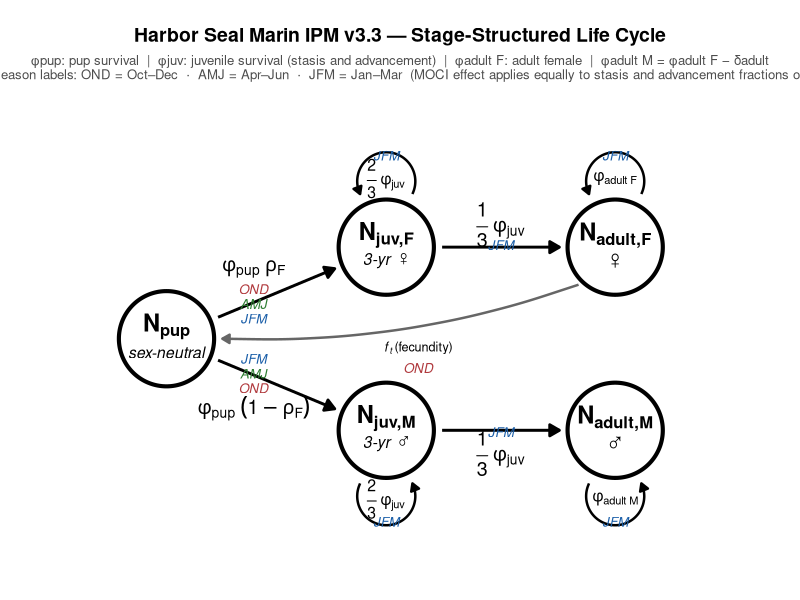
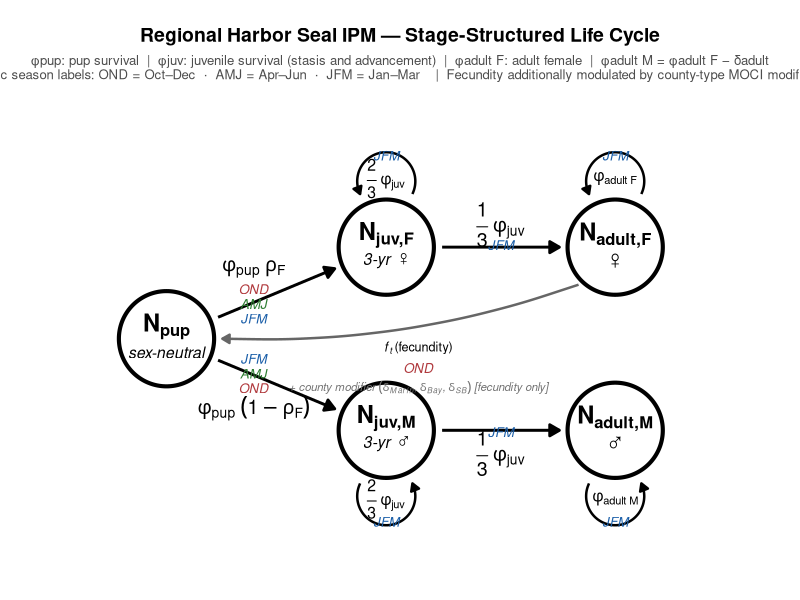

Generate these figures, in order, with R:
# =============================================================================
# Harbor Seal IPM — Stage-Structured Life-Cycle Diagrams
# Two versions:
#   (A) Marin IPM v3.3   — MOCI seasons as small colored text labels
#   (B) Regional IPM     — adds county-type modifier notation on fecundity
#
# MOCI label placement:
#   φ_pup arrows        → OND · AMJ · JFM (stacked, both arrows)
#   2/3 φ_juv stasis    → JFM (both sexes)
#   1/3 φ_juv → adult  → JFM (both sexes) — same φ_juv, same MOCI effect
#   φ_adult stasis      → JFM (both sexes)
#   fecundity arc       → OND
#   Regional only: fecundity arc also notes county modifier
# =============================================================================

library(tidyverse)
library(ggforce)

# ── Node centres ──────────────────────────────────────────────────────────────
px  <- 1.00;  py  <-  0.00
jfx <- 3.40;  jfy <-  1.00
jmx <- 3.40;  jmy <- -1.00
afx <- 5.90;  afy <-  1.00
amx <- 5.90;  amy <- -1.00

r        <- 0.52
gap      <- 0.09
loop_gap <- 0.06

# ── Arrow styles ──────────────────────────────────────────────────────────────
ar       <- arrow(length = unit(8, "pt"), type = "closed")
ar_loop  <- arrow(length = unit(6, "pt"), type = "closed")
ar_repro <- arrow(length = unit(6, "pt"), type = "closed")

lw      <- 1.00
lw_loop <- 0.85
lw_rep  <- 0.85

# ── MOCI label colours ────────────────────────────────────────────────────────
col_ond <- "#B03A3E"   # muted red    — OND
col_amj <- "#2E7D32"   # muted green  — AMJ
col_jfm <- "#1A5EA8"   # muted blue   — JFM
moci_sz <- 3.4         # font size for MOCI labels

# ── Helper: point on circle edge toward target ────────────────────────────────
edge <- function(x0, y0, x1, y1, radius = r, g = gap) {
  theta <- atan2(y1 - y0, x1 - x0)
  c(x0 + (radius + g) * cos(theta),
    y0 + (radius + g) * sin(theta))
}

# ── Pre-compute arrow endpoints ───────────────────────────────────────────────
pup_to_jf_d <- edge(px,  py,  jfx, jfy)
pup_to_jf_a <- edge(jfx, jfy, px,  py )
pup_to_jm_d <- edge(px,  py,  jmx, jmy)
pup_to_jm_a <- edge(jmx, jmy, px,  py )
jf_to_af_d  <- edge(jfx, jfy, afx, afy)
jf_to_af_a  <- edge(afx, afy, jfx, jfy)
jm_to_am_d  <- edge(jmx, jmy, amx, amy)
jm_to_am_a  <- edge(amx, amy, jmx, jmy)

fec_d <- c(afx - 0.20, afy - r - gap)
fec_a <- c(px  + r + gap, py + 0.10)

# Midpoints of pup survival arrows
mid_pup_jf <- c((pup_to_jf_d[1] + pup_to_jf_a[1]) / 2,
                (pup_to_jf_d[2] + pup_to_jf_a[2]) / 2)
mid_pup_jm <- c((pup_to_jm_d[1] + pup_to_jm_a[1]) / 2,
                (pup_to_jm_d[2] + pup_to_jm_a[2]) / 2)

# Midpoints of juv → adult transition arrows
mid_jf_af <- c((jf_to_af_d[1] + jf_to_af_a[1]) / 2,
               (jf_to_af_d[2] + jf_to_af_a[2]) / 2)
mid_jm_am <- c((jm_to_am_d[1] + jm_to_am_a[1]) / 2,
               (jm_to_am_d[2] + jm_to_am_a[2]) / 2)

# ── Base life-cycle layers ────────────────────────────────────────────────────
base_layers <- list(
  
  # Circles — fill first, then border
  geom_circle(aes(x0=px,  y0=py,  r=r), fill="white", color=NA, linewidth=0),
  geom_circle(aes(x0=jfx, y0=jfy, r=r), fill="white", color=NA, linewidth=0),
  geom_circle(aes(x0=jmx, y0=jmy, r=r), fill="white", color=NA, linewidth=0),
  geom_circle(aes(x0=afx, y0=afy, r=r), fill="white", color=NA, linewidth=0),
  geom_circle(aes(x0=amx, y0=amy, r=r), fill="white", color=NA, linewidth=0),
  geom_circle(aes(x0=px,  y0=py,  r=r), fill=NA, color="black", linewidth=1.4),
  geom_circle(aes(x0=jfx, y0=jfy, r=r), fill=NA, color="black", linewidth=1.4),
  geom_circle(aes(x0=jmx, y0=jmy, r=r), fill=NA, color="black", linewidth=1.4),
  geom_circle(aes(x0=afx, y0=afy, r=r), fill=NA, color="black", linewidth=1.4),
  geom_circle(aes(x0=amx, y0=amy, r=r), fill=NA, color="black", linewidth=1.4),
  
  # Node labels
  annotate("text", x=px,  y=py +0.13, label="bold('N'['pup'])",      parse=TRUE, size=6),
  annotate("text", x=px,  y=py -0.15, label="italic('sex-neutral')",  parse=TRUE, size=4),
  annotate("text", x=jfx, y=jfy+0.13, label="bold('N'['juv,F'])",    parse=TRUE, size=6),
  annotate("text", x=jfx, y=jfy-0.15, label="italic('3-yr  \u2640')", parse=TRUE, size=4),
  annotate("text", x=jmx, y=jmy+0.13, label="bold('N'['juv,M'])",    parse=TRUE, size=6),
  annotate("text", x=jmx, y=jmy-0.15, label="italic('3-yr  \u2642')", parse=TRUE, size=4),
  annotate("text", x=afx, y=afy+0.13, label="bold('N'['adult,F'])",  parse=TRUE, size=6),
  annotate("text", x=afx, y=afy-0.15, label="'\u2640'",               parse=TRUE, size=5),
  annotate("text", x=amx, y=amy+0.13, label="bold('N'['adult,M'])",  parse=TRUE, size=6),
  annotate("text", x=amx, y=amy-0.15, label="'\u2642'",               parse=TRUE, size=5),
  
  # Stage-transition arrows
  annotate("segment",
           x=pup_to_jf_d[1], y=pup_to_jf_d[2],
           xend=pup_to_jf_a[1], yend=pup_to_jf_a[2],
           arrow=ar, color="black", linewidth=lw),
  annotate("segment",
           x=pup_to_jm_d[1], y=pup_to_jm_d[2],
           xend=pup_to_jm_a[1], yend=pup_to_jm_a[2],
           arrow=ar, color="black", linewidth=lw),
  annotate("segment",
           x=jf_to_af_d[1], y=jf_to_af_d[2],
           xend=jf_to_af_a[1], yend=jf_to_af_a[2],
           arrow=ar, color="black", linewidth=lw),
  annotate("segment",
           x=jm_to_am_d[1], y=jm_to_am_d[2],
           xend=jm_to_am_a[1], yend=jm_to_am_a[2],
           arrow=ar, color="black", linewidth=lw),
  
  # Stasis loops
  annotate("curve",
           x=jfx+r*0.55, y=jfy+r+loop_gap,
           xend=jfx-r*0.55, yend=jfy+r+loop_gap,
           curvature=1.6, ncp=25, color="black",
           arrow=ar_loop, linewidth=lw_loop),
  annotate("curve",
           x=jmx-r*0.55, y=jmy-r-loop_gap,
           xend=jmx+r*0.55, yend=jmy-r-loop_gap,
           curvature=1.6, ncp=25, color="black",
           arrow=ar_loop, linewidth=lw_loop),
  annotate("curve",
           x=afx+r*0.55, y=afy+r+loop_gap,
           xend=afx-r*0.55, yend=afy+r+loop_gap,
           curvature=1.6, ncp=25, color="black",
           arrow=ar_loop, linewidth=lw_loop),
  annotate("curve",
           x=amx-r*0.55, y=amy-r-loop_gap,
           xend=amx+r*0.55, yend=amy-r-loop_gap,
           curvature=1.6, ncp=25, color="black",
           arrow=ar_loop, linewidth=lw_loop),
  
  # Fecundity arrow (Adult F → Pup)
  annotate("curve",
           x=fec_d[1]-0.2, y=fec_d[2]+0.2,
           xend=fec_a[1], yend=fec_a[2]-0.1,
           curvature=-0.1, color="grey40",
           arrow=ar_repro, linewidth=lw_rep),
  
  # ── Vital-rate labels on transitions ─────────────────────────────────────────
  
  # Pup survival arrows
  annotate("text",
           x = mid_pup_jf[1] - 0.25,
           y = mid_pup_jf[2] + 0.26,
           label = "phi[pup]~rho[F]", parse = TRUE,
           size = 5, fontface = "bold"),
  annotate("text",
           x = mid_pup_jm[1] - 0.25,
           y = mid_pup_jm[2] - 0.26,
           label = "phi[pup]~(1-rho[F])", parse = TRUE,
           size = 5, fontface = "bold"),
  
  # Juv → Adult transition arrows
  annotate("text",
           x = mid_jf_af[1], y = jfy + 0.25,
           label = "frac(1,3)~phi[juv]", parse = TRUE,
           size = 5, fontface = "bold"),
  annotate("text",
           x = mid_jm_am[1], y = jmy - 0.25,
           label = "frac(1,3)~phi[juv]", parse = TRUE,
           size = 5, fontface = "bold"),
  
  # Stasis labels
  annotate("text", x = jfx, y = jfy + r + 0.23,
           label = "frac(2,3)~phi[juv]", parse = TRUE, size = 4),
  annotate("text", x = jmx, y = jmy - r - 0.23,
           label = "frac(2,3)~phi[juv]", parse = TRUE, size = 4),
  annotate("text", x = afx, y = afy + r + 0.23,
           label = "phi[adult~F]", parse = TRUE, size = 4),
  annotate("text", x = amx, y = amy - r - 0.23,
           label = "phi[adult~M]", parse = TRUE, size = 4),
  
  # Fecundity label
  annotate("text",
           x = (px + afx)/2 + 0.30, y = -0.10,
           label = "italic(f[t])~'(fecundity)'", parse = TRUE,
           size = 3.2, fontface = "italic")
)

# ── MOCI text label layers ────────────────────────────────────────────────────
# Small italic coloured season abbreviations placed near each affected label.
# The 1/3 φ_juv advancement arrows carry the same JFM label as the stasis
# loops because both depend on the common annual juvenile survival φ_juv.

moci_labels <- list(
  
  # ── Pup survival: OND · AMJ · JFM (both arrows) ──────────────────────────
  
  # Upper arrow (φ_pup ρ_F) — stack below the vital-rate label
  annotate("text",
           x = mid_pup_jf[1] - 0.25, y = mid_pup_jf[2] + 0.04,
           label = "italic('OND')", parse = TRUE,
           size = moci_sz, color = col_ond),
  annotate("text",
           x = mid_pup_jf[1] - 0.25, y = mid_pup_jf[2] - 0.12,
           label = "italic('AMJ')", parse = TRUE,
           size = moci_sz, color = col_amj),
  annotate("text",
           x = mid_pup_jf[1] - 0.25, y = mid_pup_jf[2] - 0.28,
           label = "italic('JFM')", parse = TRUE,
           size = moci_sz, color = col_jfm),
  
  # Lower arrow (φ_pup (1−ρ_F)) — stack above the vital-rate label
  annotate("text",
           x = mid_pup_jm[1] - 0.25, y = mid_pup_jm[2] - 0.04,
           label = "italic('OND')", parse = TRUE,
           size = moci_sz, color = col_ond),
  annotate("text",
           x = mid_pup_jm[1] - 0.25, y = mid_pup_jm[2] + 0.12,
           label = "italic('AMJ')", parse = TRUE,
           size = moci_sz, color = col_amj),
  annotate("text",
           x = mid_pup_jm[1] - 0.25, y = mid_pup_jm[2] + 0.28,
           label = "italic('JFM')", parse = TRUE,
           size = moci_sz, color = col_jfm),
  
  # ── Juvenile stasis loops: JFM ────────────────────────────────────────────
  # Female — below "2/3 φ_juv" (at y = jfy + r + 0.23 ≈ 1.75)
  annotate("text",
           x = jfx, y = jfy + r + 0.48,
           label = "italic('JFM')", parse = TRUE,
           size = moci_sz, color = col_jfm),
  
  # Male — above "2/3 φ_juv" (at y = jmy - r - 0.23 ≈ −1.75)
  annotate("text",
           x = jmx, y = jmy - r - 0.48,
           label = "italic('JFM')", parse = TRUE,
           size = moci_sz, color = col_jfm),
  
  # ── Juv → Adult advancement arrows: JFM ──────────────────────────────────
  # Same φ_juv, same MOCI effect as stasis.
  # Label placed just below "1/3 φ_juv" (female) and above "1/3 φ_juv" (male).
  annotate("text",
           x = mid_jf_af[1], y = jfy + 0.02,
           label = "italic('JFM')", parse = TRUE,
           size = moci_sz, color = col_jfm),
  annotate("text",
           x = mid_jm_am[1], y = jmy - 0.02,
           label = "italic('JFM')", parse = TRUE,
           size = moci_sz, color = col_jfm),
  
  # ── Adult stasis loops: JFM ───────────────────────────────────────────────
  # Female — below "φ_adult F" (at y = afy + r + 0.23 ≈ 1.75)
  annotate("text",
           x = afx, y = afy + r + 0.48,
           label = "italic('JFM')", parse = TRUE,
           size = moci_sz, color = col_jfm),
  
  # Male — above "φ_adult M" (at y = amy - r - 0.23 ≈ −1.75)
  annotate("text",
           x = amx, y = amy - r - 0.48,
           label = "italic('JFM')", parse = TRUE,
           size = moci_sz, color = col_jfm),
  
  # ── Fecundity arc: OND ────────────────────────────────────────────────────
  # Below "f_t (fecundity)" which is at y = −0.10
  annotate("text",
           x = (px + afx)/2 + 0.30, y = -0.32,
           label = "italic('OND')", parse = TRUE,
           size = moci_sz, color = col_ond)
)

# ── Shared theme ──────────────────────────────────────────────────────────────
shared_theme <- list(
  theme_void(base_size = 13),
  theme(
    plot.background = element_rect(fill = "white", color = NA),
    plot.margin     = margin(20, 20, 30, 20),
    plot.title      = element_text(face = "bold", size = 14, hjust = 0.5,
                                   margin = margin(b = 6)),
    plot.subtitle   = element_text(size = 9.5, hjust = 0.5, color = "grey30",
                                   margin = margin(b = 10))
  ),
  coord_equal(xlim = c(0.0, 7.10), ylim = c(-2.40, 2.65)),
  scale_x_continuous(expand = c(0, 0)),
  scale_y_continuous(expand = c(0, 0))
)

# =============================================================================
# VERSION A — Marin IPM v3.3
# =============================================================================

sub_marin <- paste0(
  "\u03c6pup: pup survival  |  \u03c6juv: juvenile survival (stasis and advancement)  |  ",
  "\u03c6adult F: adult female  |  \u03c6adult M = \u03c6adult F \u2212 \u03b4adult\n",
  "Italic season labels: ",
  "OND = Oct\u2013Dec  \u00b7  ",
  "AMJ = Apr\u2013Jun  \u00b7  ",
  "JFM = Jan\u2013Mar  ",
  "(MOCI effect applies equally to stasis and advancement fractions of \u03c6juv)"
)

life_cycle_marin <- ggplot() +
  base_layers +
  moci_labels +
  shared_theme +
  labs(
    title    = "Harbor Seal Marin IPM v3.3 \u2014 Stage-Structured Life Cycle",
    subtitle = sub_marin
  )

ggsave("Output/Plots/life_cycle_marin_v3.3.jpeg",
       life_cycle_marin,
       width = 32, height = 22, units = "cm", dpi = 300)

cat("Saved: Output/Plots/life_cycle_marin_v3.3.jpeg\n")

# =============================================================================
# VERSION B — Regional IPM
# Identical structure; adds county-type modifier note on fecundity arc.
# =============================================================================

regional_extras <- list(
  # County modifier text below the OND fecundity label
  annotate("text",
           x = (px + afx)/2 + 0.30, y = -0.54,
           label = paste0("italic('+ county modifier'~",
                          "(delta[Marin]*', '*delta[Bay]*', '*delta[SB])~",
                          "'[fecundity only]')"),
           parse = TRUE, size = 2.9, color = "grey45")
)

sub_regional <- paste0(
  "\u03c6pup: pup survival  |  \u03c6juv: juvenile survival (stasis and advancement)  |  ",
  "\u03c6adult F: adult female  |  \u03c6adult M = \u03c6adult F \u2212 \u03b4adult\n",
  "Italic season labels: OND = Oct\u2013Dec  \u00b7  AMJ = Apr\u2013Jun  \u00b7  JFM = Jan\u2013Mar  ",
  "  |  Fecundity additionally modulated by county-type MOCI modifiers"
)

life_cycle_regional <- ggplot() +
  base_layers +
  moci_labels +
  regional_extras +
  shared_theme +
  labs(
    title    = "Regional Harbor Seal IPM \u2014 Stage-Structured Life Cycle",
    subtitle = sub_regional
  )

ggsave("Output/Plots/life_cycle_regional.jpeg",
       life_cycle_regional,
       width = 32, height = 22, units = "cm", dpi = 300)

cat("Saved: Output/Plots/life_cycle_regional.jpeg\n")
cat("Done.\n")
